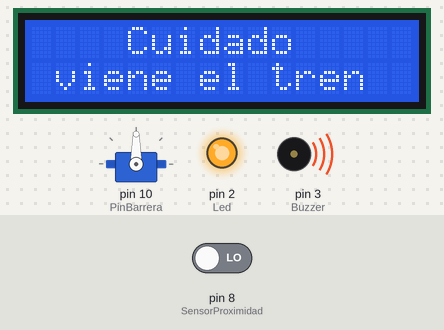
Bench run of a sketch on a simulated Arduino Uno, built with avr-gcc and run on an emulated ATmega328P. On the bench: servo, 16×2 character LCD, output pins drawn as LEDs (lit = HIGH), buzzer (waves = sounding, pin HIGH). Inputs (shaded band) come from the test bench; at power-on: pin 8 (SensorProximidad) LOW.

Above: at 1.2 s.
1.3 s: pin 8 (SensorProximidad) driven HIGH
At 3.3 s:
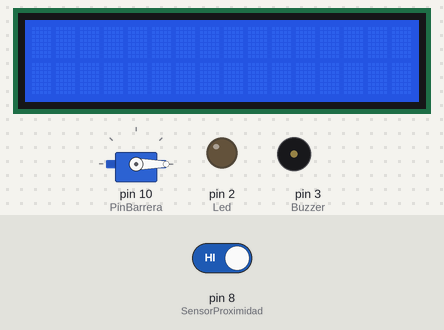
5.0 s: pin 8 (SensorProximidad) driven LOW
At 6.1 s:
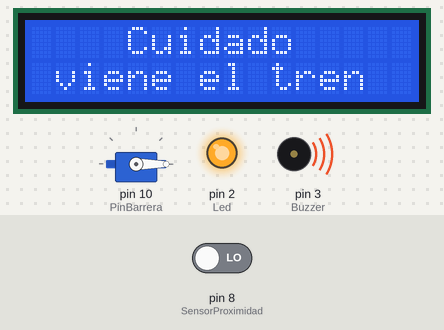
Timing chart, 0 to 8.8 s (numbered marks = the images above; inputs shaded):
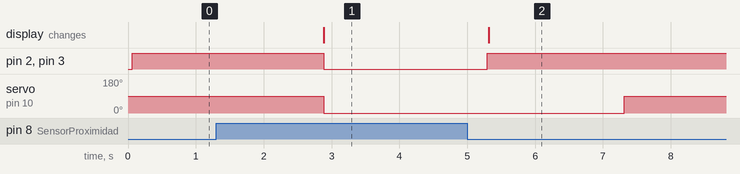

Measured:
- after the input at 1.3 s, pin 2 (Led), pin 3 (Buzzer): HIGH → LOW after 1.6 s; servo on pin 10 (PinBarrera): 90° → 0° after 1.6 s; the display: changes after 1.6 s (image 1)
- after the input at 5.0 s, pin 2 (Led), pin 3 (Buzzer): LOW → HIGH after 0.29 s; servo on pin 10 (PinBarrera): 0° → 90° after 2.3 s; the display: changes after 0.31 s (image 2)

The sketch:

Sensor_Infra_v4.ino
```cpp
#include <LiquidCrystal_I2C.h>
#include <Servo.h>

//This code is to use with FC51 IR proximity sensor, when it detects an obstacle it lights the internal LED
//of the Arduino Board, refer to Surtrtech for more information
//#include <LiquidCrystal_I2C.h>

const int SensorProximidad = 8; //Declaring where the Out pin from the sensor is wired
const int Led = 2;
const int Buzzer = 3;
const int PinBarrera = 10;
LiquidCrystal_I2C lcd(0x27,16,2); // si no te sale con esta direccion  puedes usar (0x3f,16,2) || (0x27,16,2)  ||(0x20,16,2)
Servo Barrera;

void setup() {
  pinMode(Led, OUTPUT);   // setting the pin modes, the "13" stands for the internal Arduino uno internal LED
  pinMode(Buzzer, OUTPUT);
  pinMode(SensorProximidad,INPUT); // then we have the out pin from the module

  Barrera.attach(PinBarrera);

  lcd.init();
  lcd.backlight();
  //lcd.clear();
  //delay(300);
}

void loop() {

  //lcd.display();
  //delay(500);

  if(digitalRead(SensorProximidad)==HIGH)      // Se verifica si hay algo cerca al sensor de Proximidad
  {
    digitalWrite(Led, LOW);
    digitalWrite(Buzzer, LOW); // Si no hay nada cerca, el led y el buzzer se mantienen apagados
    lcd.clear();

        Barrera.write(0);
  }
  else
  {
    digitalWrite(Led, HIGH);    // Si hay algo cerca, el led y el buzzer alertan
    digitalWrite(Buzzer, HIGH);


    //lcd.setCursor(4,0);
    //lcd.print("Intruso");
    //lcd.setCursor(3,1);
    //lcd.print("detectado");


    lcd.setCursor(4,0);
    lcd.print("Cuidado");
    lcd.setCursor(1,1);
    lcd.print("viene el tren");

     delay(2000);


    Barrera.write(90);

  }
  delay(800);
}
```
